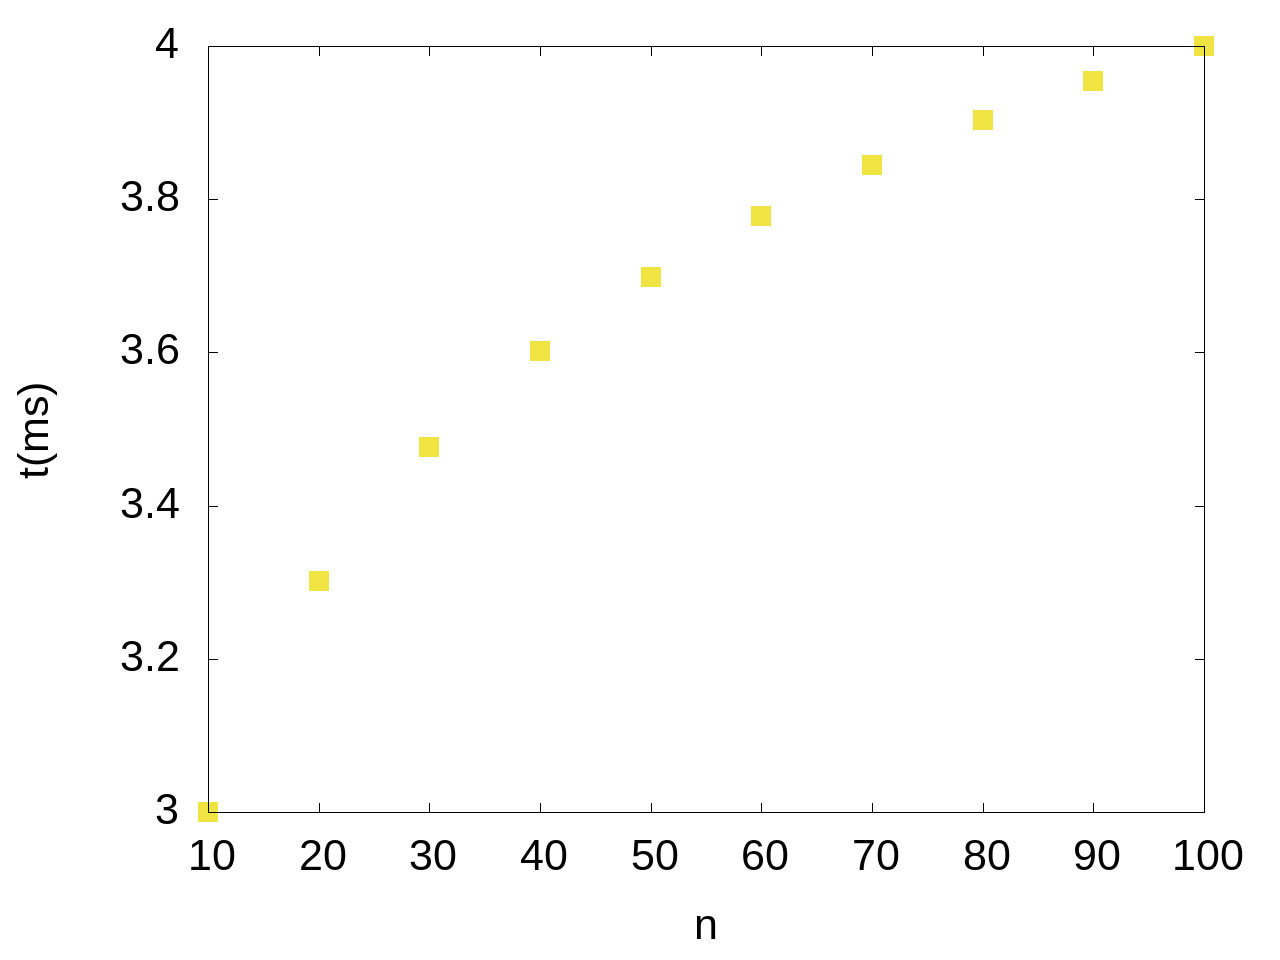

Recreate this plot in gnuplot.
set terminal jpeg enhanced size 1280,960 font "arial,32.0"
set output "grafico.jpg"
set xlabel "n"
set ylabel "t(ms)"
plot [10:100][3:4] "grafico.txt" with points lw 8 lt 5 ps 2 notitle
